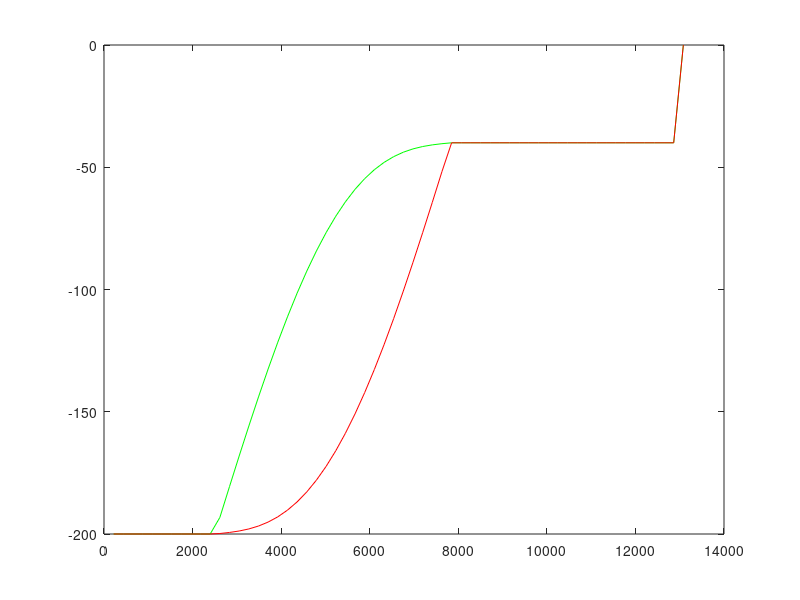

Write MATLAB code to recreate this figure.
% This is a matlab script that generates the input data
% variable x resolution
prec='real*8';
ieee='b';


% Dimensions of grid
nx=60;
ny=1;
nz=20;
% Nominal depth of model (meters)
H=200.0;
% Size of domain
Lx=13.3e3;

% Horizontal resolution (m)
dx=zeros(nx,1);
for i=1:nx
dx(i) = Lx/(nx+1);
end

dy = Lx/nx
% Stratification
gravity=9.81;
talpha=2.0e-4;
N2=1e-6;

Tz=N2/(gravity*talpha);

dz=H/nz;
sprintf('delZ = %d * %7.6g,',nz,dz)

x=zeros(nx,1);
x(1) = dx(1);
for i=2:nx
x(i)=x(i-1) + dx(i);
end
z=-dz/2:-dz:-H;

%[Y,X]=meshgrid(y,x);

% Temperature profile
Tref=Tz*z-mean(Tz*z);
[sprintf('Tref =') sprintf(' %8.6g,',Tref)]
t=0.0*rand([nx,ny,nz]);
for k=1:nz
t(:,:,k) = t(:,:,k) + Tref(k);
end
size(t)
plot(squeeze(t(1, 1, :)), z)
pause
fid=fopen('T.init','w',ieee); fwrite(fid,t,prec); fclose(fid);

% Sloping channel 
slope=0.03
offset=2.5e3;
dmax=-40.0;
d=0.0*rand([nx,ny]);
for i=1:nx
for j=1:ny
d(i,j) = -H;
d(i,j) = d(i,j) + slope*(x(i) - offset);
if d(i,j) < -H ;
d(i,j) = -H;
end
if d(i,j) > dmax;
d(i,j) = dmax;
end
end
end
d(nx,:)=0.0;
fid=fopen('topog.slope','w',ieee); fwrite(fid,d,prec); fclose(fid);
plot(x,d(:,1))

fid=fopen('delXvar','w',ieee); fwrite(fid,dx,prec); fclose(fid);

%convex slope
nxslope=(dmax + H)/(slope)
d1=zeros(nx,ny);
hamp=(H-dmax)/5.0
pi=4.0*atan(1.0)
for i=1:nx
for j=1:ny
if x(i) < (offset + nxslope)
if x(i) < offset
d1(i,j) = d(i,j);
else
d1(i,j) = -H;
d1(i,j) = d(i,j) + hamp*sin(pi*(x(i)-offset)/nxslope);
if d1(i,j) < -H ;
d1(i,j) = -H;
end
if d1(i,j) > dmax;
d1(i,j) = dmax;
end
end
else
d1(i,j) = d(i,j);
end
end
end
%d1(end-1:end,:)=d1(1:2,:); % debug by aja
fid=fopen('topog.convex','w',ieee); fwrite(fid,d1,prec); fclose(fid);
plot(x,d1(:,1),'g')

%convex slope
d2=zeros(nx,ny);
for i=1:nx
for j=1:ny
if x(i) < (offset + nxslope)
if x(i) < offset
d2(i,j) = d(i,j);
else
d2(i,j) = -H;
d2(i,j) = d(i,j) - hamp*sin(pi*(x(i)-offset)/nxslope);
if d2(i,j) < -H ;
d2(i,j) = -H;
end
if d2(i,j) > dmax;
d2(i,j) = dmax;
end
end
else
d2(i,j) = d(i,j);
end
end
end
%d2(end-1:end,:)=d2(1:2,:); % debug by aja
fid=fopen('topog.concave','w',ieee); fwrite(fid,d2,prec); fclose(fid);
hold on
plot(x,d2(:,1),'r')
hold off


fid=fopen('delXvar','w',ieee); fwrite(fid,dx,prec); fclose(fid);
